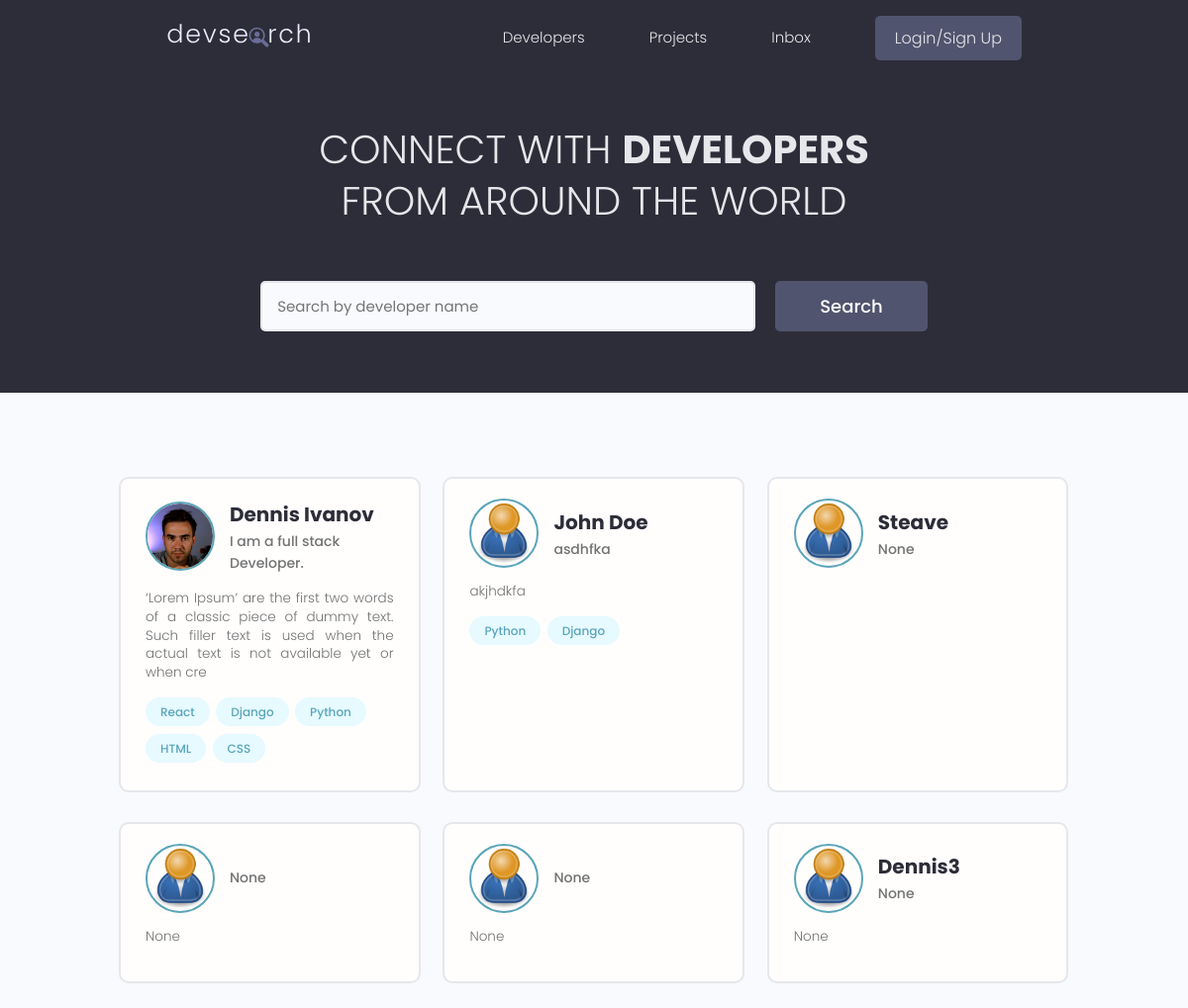
/, run on an earlier commit of the app's database.
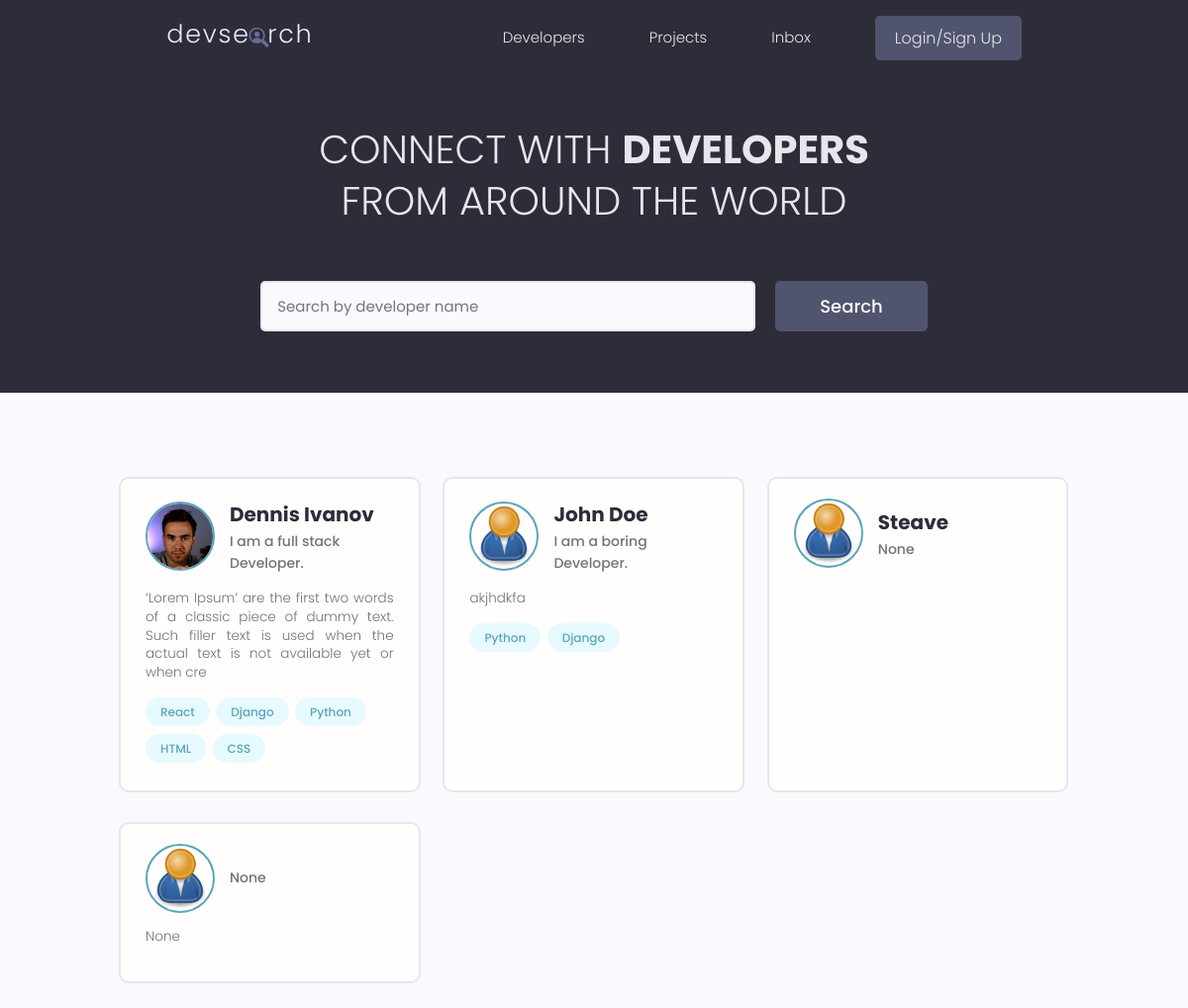
And on a later commit of the database.
### users/models.py (models this page shows, shortened)
class Profile(models.Model):
    user = models.OneToOneField(User, on_delete=models.CASCADE, null=True, blank=True)
    name = models.CharField(max_length=200, blank=True, null=True)
    email = models.EmailField(max_length=500, blank=True, null=True)
    username = models.CharField(max_length=200, blank=True, null=True)
    location = models.CharField(max_length=200, blank=True, null=True)
    short_intro = models.CharField(max_length=200, blank=True, null=True)
    bio = models.TextField(blank=True, null=True)
    profile_image = models.ImageField(null=True, blank=True, upload_to='profiles/', default="profiles/user-default.png")
    social_github = models.CharField(max_length=200, blank=True, null=True)
    social_twitter = models.CharField(max_length=200, blank=True, null=True)
    social_linkedin = models.CharField(max_length=200, blank=True, null=True)
    social_youtube = models.CharField(max_length=200, blank=True, null=True)
    social_website = models.CharField(max_length=200, blank=True, null=True)
    created = models.DateTimeField(auto_now_add=True)
    id = models.UUIDField(default=uuid.uuid4, unique=True, primary_key=True, editable=False)

class Skill(models.Model):
    owner = models.ForeignKey(Profile, on_delete=models.CASCADE, null=True, blank=True)
    name = models.CharField(max_length=200, blank=True, null=True)
    description = models.TextField(null=True, blank=True)
    created = models.DateTimeField(auto_now_add=True)
    id = models.UUIDField(default=uuid.uuid4, unique=True, primary_key=True, editable=False)
    def __str__(self):
        return str(self.name)

### users/views.py (the view)
# urls.py: path('', views.profiles, name="profiles"),
def profiles(request):
    profiles = Profile.objects.all()
    context = {'profiles' : profiles}
    return render(request, 'users/profiles.html', context)

### users/templates/users/profiles.html (shortened to what this page needs)
{% extends 'main.html' %}
{% block content %}
<main class="home">
    <section class="hero-section text-center">
      <div class="container container--narrow">
        <div class="hero-section__box">
          <h2>CONNECT WITH <span>DEVELOPERS</span></h2>
          <h2>FROM AROUND THE WORLD</h2>
        </div>
        <div class="hero-section__search">
          <form class="form" action="#" method="get">
            <div class="form__field">
              <input class="input input--text" id="formInput#search" type="text" name="text"
                placeholder="Search by developer name" />
            </div>
            <input class="btn btn--sub btn--lg" type="submit" value="Search" />
          </form>
        </div>
      </div>
    </section>
    <section class="devlist">
      <div class="container">
        <div class="grid grid--three">
        {% for profile in profiles %}
          <div class="column card">
            <div class="dev">
              <a href="{% url 'user-profile' profile.id %}" class="card__body">
                <div class="dev__profile">
                  <img class="avatar avatar--md" src="{{ profile.profile_image.url }}" alt="image" />
                  <div class="dev__meta">
                    <h3>{{ profile.name }}</h3>
                    <h5>{{ profile.short_intro|slice:"60" }}</h5>
                  </div>
                </div>
                <p class="dev__info">
                  {{profile.bio|slice:"150"}}
                </p>
                <div class="dev__skills">
                  {% for skill in profile.skill_set.all|slice:"5" %}
                  <span class="tag tag--pill tag--main">
                    <small>{{ skill }}</small>
                  </span>
                  {% endfor %}
                </div>
              </a>
            </div>
          </div>
        {% endfor %}
        </div>
      </div>
    </section>
  </main>
{% endblock content %}

### templates/main.html (shortened to what this page needs)
<!DOCTYPE html>
{% load static %}
<html>
<head>
    <link rel="stylesheet" href="https://cdn.iconmonstr.com/1.3.0/css/iconmonstr-iconic-font.min.css" />
    <link rel="stylesheet" href="{% static 'uikit/styles/uikit.css' %}" />
    <link rel="stylesheet" href="{% static 'styles/app.css' %}" />
</head>
<body>
    {% include 'navbar.html' %}
    {% block content %}
    {% endblock content%}
</body>
</html>

### templates/navbar.html (shortened to what this page needs)
{% load static %}
<header class="header">
    <div class="container container--narrow">
      <a href="{% url 'profiles' %}" class="header__logo">
        <img src="{% static 'images/logo.svg' %}" alt="DevSearch Logo" />
      </a>
      <nav class="header__nav">
        <ul class="header__menu">
          <li class="header__menuItem"><a href="{% url 'profiles' %}">Developers</a></li>
          <li class="header__menuItem"><a href="{% url 'projects' %}">Projects</a></li>
          <li class="header__menuItem"><a href="">Inbox</a></li>
          {% if request.user.is_authenticated %}
          <li class="header__menuItem"><a href="{% url 'account' %}">Account</a></li>
          <li class="header__menuItem"><a href="{% url 'logout' %}" class="btn btn--sub">Logout</a></li>
          {% else %}
          <li class="header__menuItem"><a href="{% url 'login' %}" class="btn btn--sub">Login/Sign Up</a></li>
          {% endif %}
        </ul>
      </nav>
    </div>
  </header>

### static/styles/app.css (style rules this page uses)
:root { --color-sub: #2d2d39; }
.btn--sub { background-color: var(--color-sub-light); }
.card { border: 2px solid var(--color-light); }
img { width: 100%; }
.header { position: sticky; z-index: 111; background-color: var(--color-sub); padding: 1.5rem 0; }
.header > .container { display: flex; justify-content: space-between; align-items: center; }
.header__logo > img { height: 3.8rem; }
.header__nav > ul { display: inline-flex; align-items: center; list-style: none; gap: 6.5rem; }
.header__menuItem > a { color: var(--color-light); font-weight: 300; }
.hero-section { height: 40vh; display: flex; align-items: center; background-color: var(--color-sub); }
.hero-section__box { margin-bottom: 4rem; }
.hero-section__box > h2, .hero-section__box > h2 > span { font-size: 4rem; color: var(--color-light); line-height: 1.3; text-transform: uppercase; }
.hero-section__box > h2 { font-weight: 300; }
.hero-section__box > h2 > span { font-weight: 700; }
.hero-section__search > .form { display: flex; align-items: center; justify-content: center; gap: 2rem; }
.hero-section__search > .form input.input--text { width: 50rem; }
.devlist { margin-top: 8rem; }
.devlist .grid { align-items: stretch; }
.devlist .dev .dev__profile { display: flex; align-items: center; gap: 1.5rem; }
.devlist .dev .dev__meta h3 { color: var(--color-sub); font-size: 2rem; font-weight: 700; }
.devlist .dev .dev__meta h5 { color: var(--color-text); font-size: 1.4rem; font-weight: 500; }
.devlist .dev .dev__info { margin: 1.5rem 0; font-size: 1.35rem; line-height: 1.4; text-align: justify; }

### static/uikit/styles/modules/_variables.css (style rules this page uses)
:root { --color-main: #5aa5b9; --color-main-light: #e6faff; --color-sub: #3f4156; --color-sub-light: #51546e; --color-sub-lighter: #ededfd; --color-text: #737373; --color-gray: #8b8b8b; --color-light: #e5e7eb; --color-light-gray: #767676; --color-bg: #f8fafd; --color-white: #fffefd; --color-white-light: #f3f3f3; --color-success: #359e64; --color-success-bg: #def8e8; --color-error: #fc4b0b; --color-error-bg: #fff2ee; --font-base: 'Poppins', arial, helvetica, 'Segoe UI', roboto, ubuntu, sans-serif; --font-monospace: 'Fira Code', 'Courier New', courier, monospace; --font-regular: 300; --font-medium: 500; --font-bold: 700; --generic-shadow: 1px 1px 5px #00000010; --generic-transition: all 0.3s ease-in-out; }

### static/uikit/styles/modules/_base.css (style rules this page uses)
* { margin: 0; padding: 0; box-sizing: border-box; text-rendering: optimizeLegibility; color: inherit; font-size: inherit; }
html { font-size: 50%; }
@media only screen and (min-width: 480px) { html { font-size: 56.25%; } }
@media only screen and (min-width: 1200px) { html { font-size: 62.5%; } }
body { line-height: 1.6; font-weight: 400; font-size: 1.5rem; color: var(--color-text); background-color: var(--color-bg); min-height: 100vh; }

### static/uikit/styles/modules/_typography.css (style rules this page uses)
* { font-family: var(--font-base); }
h2 { font-size: 3.6rem; font-weight: var(--font-bold); }
h3 { font-size: 3.2rem; font-weight: var(--font-medium); }
h5 { font-size: 2.4rem; font-weight: var(--font-medium); }
h5, h6 { font-weight: var(--font-regular); }
p, span, strong { font-size: 1.6rem; color: var(--color-text); font-weight: var(--font-regular); }
a { padding-bottom: 2px; text-decoration: none; display: inline-block; color: var(--color-main); font-weight: var(--font-medium); }

### static/uikit/styles/modules/_utilities.css (style rules this page uses)
.container { width: 92%; max-width: 165rem; margin: 0 auto; box-sizing: border-box; }
.container--narrow { width: 92%; max-width: 120rem; }
@media screen and (min-width: 1000px) { .container { width: 90%; } }
@media screen and (min-width: 1000px) { .container--narrow { width: 85%; } }
@media screen and (min-width: 1200px) { .container { width: 80%; } }
@media screen and (min-width: 1200px) { .container--narrow { width: 72%; } }
.text-center { text-align: center; }

### static/uikit/styles/modules/_avatar.css (style rules this page uses)
.avatar { border-radius: 50%; border: 2px solid var(--color-main); object-fit: cover; }
.avatar--md { height: 7rem; width: 7rem; }

### static/uikit/styles/modules/_button.css (style rules this page uses)
.btn { display: inline-block; position: relative; cursor: pointer; background-color: var(--color-light); font-weight: var(--font-medium); color: var(--color-sub); text-decoration: none; padding: 1rem 2rem; border-radius: 0.5rem; border: none; width: -webkit-fit-content; width: -moz-fit-content; width: fit-content; height: -webkit-fit-content; height: -moz-fit-content; height: fit-content; font-size: 1.6rem; outline-width: 0; outline-color: transparent; -webkit-backface-visibility: hidden; backface-visibility: hidden; transition: all 0.3s ease-in-out; }
.btn--sub { background-color: var(--color-sub); color: var(--color-white); }
.btn--lg { font-size: 1.8rem; padding: 1.2rem 4.5rem; }

What changed in the data, as far as the page shows it:
removed Profile: profile_image (placeholder picture), short_intro "None", bio "None"
removed Profile: profile_image (placeholder picture), name "Dennis3", short_intro "None", bio "None"
changed Profile "John Doe": short_intro "asdhfka" → "I am a boring Developer."
